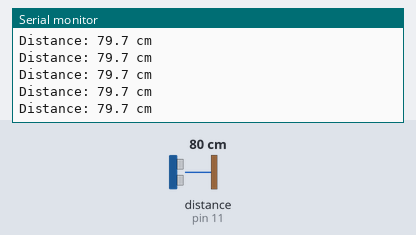
Bench run of a sketch on a simulated Arduino Uno, built with avr-gcc and run on an emulated ATmega328P. On the bench: the last lines printed to the serial monitor. Wiring (inferred from the names in the program): ultrasonic range finder: trigger pin 4; echo pin 11. The test bench sets the inputs (shaded band); at power-on: distance to the obstacle (sensor on pin 11) 80 cm. The echo pulse lasts 58.3 µs per cm.

Above: at 1.2 s.
1.3 s: distance to the obstacle (sensor on pin 11) set to 35 cm
At 1.6 s:
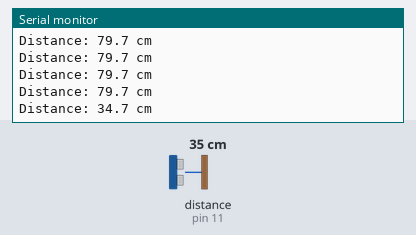
4.3 s: distance to the obstacle (sensor on pin 11) set to 2 cm
At 4.44 s:
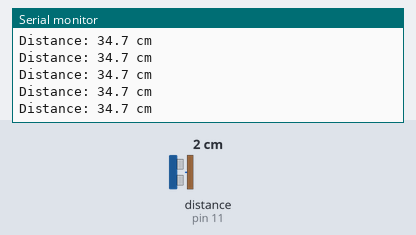
Timing chart, 0 to 7.3 s (numbered marks = the images above; inputs shaded):
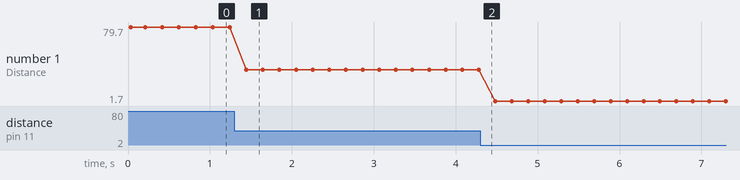

Measured:
- after the input at 1.3 s, the serial monitor: prints a new line after 0.14 s (image 1)
- plotted number 1: 79.7 → 34.7 after the input at 1.3 s, 34.7 → 1.7 after the input at 4.3 s

The sketch:

test_05_distance_sensor_test.ino
```cpp
const int TRIG_PIN = 4;
const int ECHO_PIN = 11;

float readDistanceCm() {
  // 保证 Trig 初始为低电平
  digitalWrite(TRIG_PIN, LOW);
  delayMicroseconds(3);

  // 发送 10 微秒触发脉冲
  digitalWrite(TRIG_PIN, HIGH);
  delayMicroseconds(10);
  digitalWrite(TRIG_PIN, LOW);

  // 等待 Echo 返回，最多等待 30 ms
  unsigned long duration =
      pulseIn(ECHO_PIN, HIGH, 30000UL);

  // 超时，说明没有收到有效回波
  if (duration == 0) {
    return -1.0;
  }

  // 声速约 0.0343 cm/μs，除以 2 是往返距离
  return duration * 0.0343 / 2.0;
}

void setup() {
  Serial.begin(9600);

  pinMode(TRIG_PIN, OUTPUT);
  pinMode(ECHO_PIN, INPUT);

  digitalWrite(TRIG_PIN, LOW);

  Serial.println("Front ultrasonic test ready.");
}

void loop() {
  float distanceCm = readDistanceCm();

  if (distanceCm < 0) {
    Serial.println("Distance: invalid");
  } else {
    Serial.print("Distance: ");
    Serial.print(distanceCm, 1);
    Serial.println(" cm");
  }

  delay(200);
}
```
